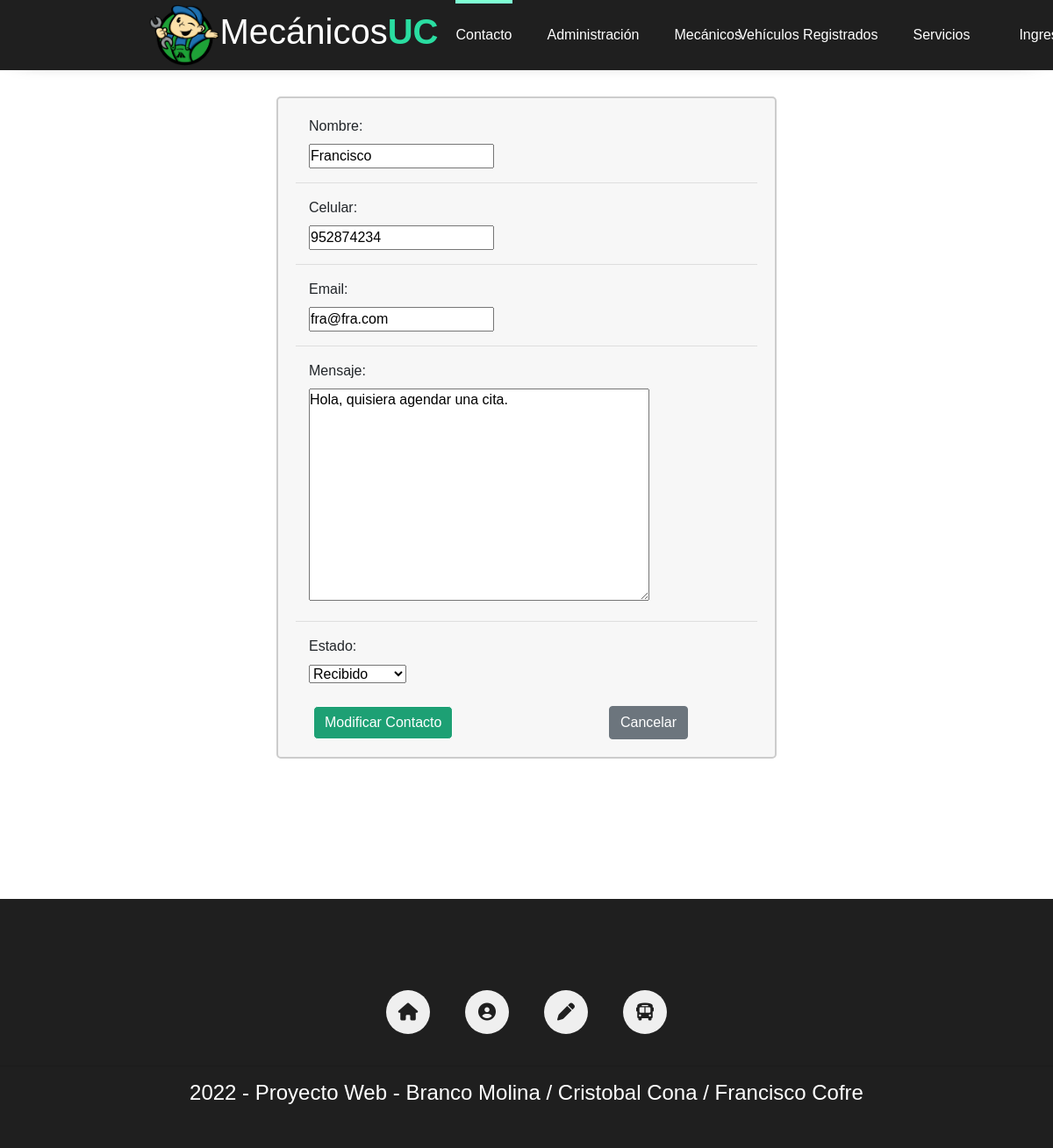
The page /Mod_contacto.html/1 on the database its author committed.
### core/models.py (models this page shows, shortened)
class Contacto(models.Model):
    ESTADOS = (
        ('Recibido', 'Recibido'),
        ('En_proceso', 'En proceso'),
        ('Solucionado', 'Solucionado'),
    )
    fecha = models.DateTimeField(auto_now_add=True)
    nombre = models.CharField(max_length=100)
    celular = models.CharField(max_length=15)
    email = models.EmailField()
    mensaje = models.TextField()
    estado = models.CharField(max_length=20, choices=ESTADOS, default='Recibido')

### core/views.py (the view)
# urls.py: path('Mod_contacto.html/<id>', form_mod_contacto, name='form_mod_contacto'),
def form_mod_contacto(request, id):
    contacto = Contacto.objects.get(id=id)
    datos = {
        'form' : ContactoFormVisible(instance=contacto)
    }
    if request.method == 'POST':
        formulario = ContactoFormVisible(data=request.POST, instance=contacto)
        if formulario.is_valid():
            formulario.save()
            datos['mensaje'] = 'Datos modificados'
            return redirect(to='crud_admin')
    return render(request, 'core/Mod_contacto.html', datos)

### core/forms.py (shortened to what this page needs)
class ContactoFormVisible(forms.ModelForm):
    celular = forms.CharField(label="Celular", max_length=9)
    email = EmailField(label="Email")
    class Meta:
        model = Contacto
        fields = ['nombre', 'celular', 'email', 'mensaje', 'estado']
    def __init__(self, *args, **kwargs):
        super().__init__(*args, **kwargs)
        self.fields['celular'].widget.attrs['oninput'] = 'this.value = this.value.replace(/[^0-9]/g, "");'
        self.fields['celular'].widget.attrs['onkeypress'] = 'return event.charCode >= 48 && event.charCode <= 57;'

### core/templates/core/Mod_contacto.html (shortened to what this page needs)
{% load static %}
<!DOCTYPE html>
<html lang="en">
<head>
    <link rel="stylesheet" href="{% static '/core/css/main.css' %}">
    <link rel="stylesheet" href="{% static '/core/css/index.css' %}">
    <link rel="stylesheet" href="{% static '/core/css/dropdown2.css' %}">
    <link rel="stylesheet" href="https://cdn.jsdelivr.net/npm/bootstrap@4.0.0/dist/css/bootstrap.min.css">
</head>
<body>
  <header>
    <div class="header-content">
        <div class="logo">
            <a href="/PaginaPrincipal.html"> <img src="{% static '\core\img\Logo.png' %}" alt="logo de la marca">
        </div>
        <div class="logo" id="logoMec">
            <h1>Mecánicos<b>UC </b> </h1>
        </div>
        <div class="menu" id="show-menu">
            <nav>
                <ul>
                    <li class="menu-selected"><a href="/Contacto.html" id="ContactoDisplay">Contacto</a></li>
                    <li><a href="/Mensaje.html" id="MensajeDisplay">Administración</a></li>
                    <li><a href="/Mecanicos.html">Mecánicos</a></li>
                    <li class="dropdown" id="dropdownDisplay">
                        <a href="#">Vehículos Registrados</a>
                    </li>
                    <li><a href="/Servicios.html" id="ServicioDisplay">Servicios</a></li>
                    {% if request.user.is_authenticated %}
                        <li class="nav-item">
                            <a class="nav-link" href={% url 'logout' %}>Cerrar Sesión</a>
                        </li>
                        {% else %}
                        <li class="nav-item">
                            <a class="nav-link" href={% url 'login' %}>Ingresar</a>
                        </li>
                    {% endif %}
                </ul>
            </nav>
        </div>
    </div>
</header>
<section class="container my-5">
    <h2 class="text-center mb-4">Contáctenos</h2>
    <div class="row justify-content-center">
        <div class="col-md-6 my-form" style="background-color: #f7f7f7; padding: 20px; border: 2px solid #ccc; border-radius: 5px;">
            <form method="POST" autocomplete="off">
                <div class="col-md-3">
                    {{ form.nombre.label_tag }}
                    {{ form.nombre }}
                </div>
                <hr>
                <div class="col-md-3">
                    {{ form.celular.label_tag }}
                    {{ form.celular }}
                </div>
                <hr>
                <div class="col-md-3">
                    {{ form.email.label_tag }}
                    {{ form.email }}
                </div>
                <hr>
                <div class="col-md-3">
                    {{ form.mensaje.label_tag }}
                    {{ form.mensaje }}
                </div>
                <hr>
                <div class="col-md-3">
                    {{ form.estado.label_tag }}
                    {{ form.estado }}
                </div>
                <br>
                <div class="row">
                    <div class="col text-left">
                        <button type="submit" class="btn btn-primary">Modificar Contacto</button>
                    </div>
                    <div class="col text-center">
                        <a href="{% url 'crud_admin' %}" class="btn btn-secondary">Cancelar</a>
                    </div>
                </div>
            </form>
        </div>
    </div>
</section>
<br><br><br>
<div class="container-footer">
  <footer>
      <div class="logo-footer">
      </div>
      <div class="info-footer">
          <a href="PaginaPrincipal.html"> <i class="fa-solid fa-house icon-info-footer"> </i></a>
          <a href="Mecanicos.html"> <i class="fa-solid fa-circle-user icon-info-footer"> </i></a>
          <a href="#"> <i class="fa-solid fa-pen icon-info-footer" onclick="mostrarPopUpForm()"> </i></a>
          <a href="#"> <i class="fa-solid fa-bus icon-info-footer" onclick="mostrarPopUpBus()"> </i></a>
      </div>
      <hr>
      <h4>
          2022 - Proyecto Web - Branco Molina / Cristobal Cona / Francisco Cofre
      </h4>
  </footer>
</div>
</body>
</html>

### core/static/core/css/main.css (style rules this page uses)
* { margin: 0; padding: 0; box-sizing: border-box; text-decoration: none; font-family: sans-serif; }
header { position: fixed; top: 0; left: 0; width: 100%; height: 80px; background: #1f1f1f; box-shadow: 0 4px 25px -22px black; z-index: 2; }
.header-content { max-width: 1200px; margin: auto; display: flex; justify-content: space-between; }
.logo { height: 80px; display: flex; justify-content: center; align-items: center; }
.logo h1 { color: white; transition: color 300ms; }
.logo b { color: rgb(42, 221, 161); transition: color 300ms; }
header .logo img { height: 70px; width: auto; padding-left: 50px; }
.menu { height: 80px; }
.menu nav { height: 100%; }
.menu nav ul { height: 100%; display: flex; list-style: none; }
.menu nav ul li { height: 100%; margin: 0px 20px; display: flex; justify-content: center; align-items: center; position: relative; }
.menu-selected:before { content: ''; width: 100%; height: 4px; background: aquamarine; position: absolute; top: 0; left: 0; }
.menu nav ul li a { color: white; transition: color 300ms; }
#dropdownDisplay { display: flex; margin-left: -18%; }
.container-footer { width: 100%; padding: 40px 0; background: #1f1f1f; margin-top: 40px; }
.container-footer h4 { color: white; text-align: center; margin-top: 10px; }
.container-footer footer { max-width: 1200px; margin: auto; }
.container-footer footer .logo-footer { text-align: center; }
.container-footer footer .info-footer { display: flex; justify-content: center; margin-top: 20px; }
.container-footer footer .info-footer .icon-info-footer { font-size: 20px; margin: 20px; background: #efefef; width: 50px; height: 50px; display: flex; justify-content: center; align-items: center; border-radius: 100%; color: #1f1f1f; transition: color 300ms; }
@media screen and (max-width:1220px) { .header-content { max-width: 1000px; padding: 0 20px; } }

### core/static/core/css/index.css (style rules this page uses)
.container button { margin-left: 20px; background-color: rgb(29, 160, 116); border-radius: 5px; border-color: white; }

### rows shown on the page
Contacto: nombre "Francisco", celular "952874234", email "fra@fra.com", mensaje "Hola, quisiera agendar una cita.", estado "Recibido"
